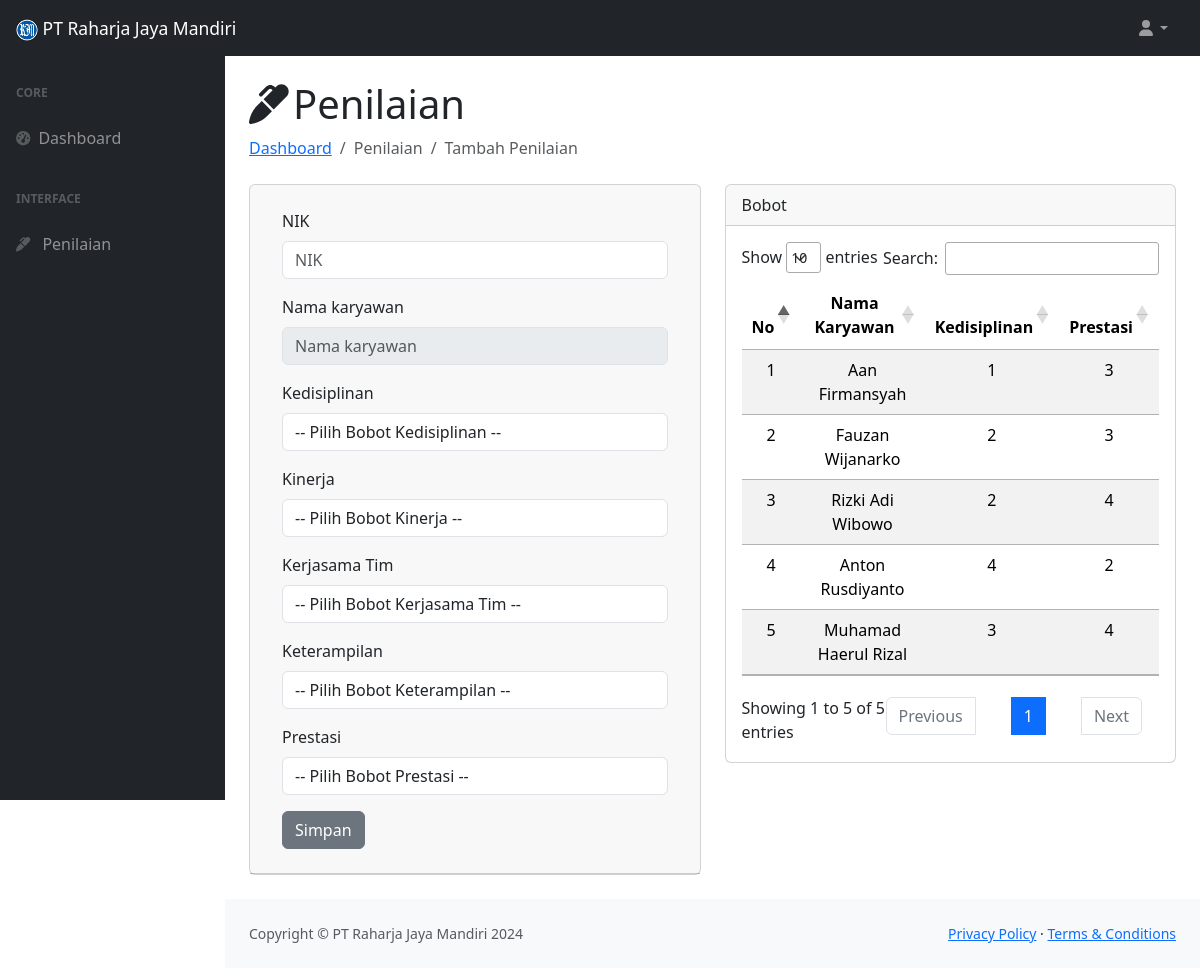
The app's page /spv/?halaman=nilai_aksi&aksi=tambah with its own data.
### tables this page shows
CREATE TABLE `tb_kriteria` (
  `id_kriteria` int(11) NOT NULL,
  `nama_kriteria` varchar(50) NOT NULL,
  `bobot_kriteria` double NOT NULL,
  `kategori` varchar(11) NOT NULL
);

CREATE TABLE `tb_karyawan` (
  `id_karyawan` int(11) NOT NULL,
  `nik` varchar(16) NOT NULL,
  `nama_karyawan` varchar(50) NOT NULL,
  `department` varchar(25) NOT NULL,
  `kedisiplinan` int(11) NOT NULL,
  `prestasi` int(11) NOT NULL,
  `nilai_akhir` double NOT NULL,
  `rangking` int(11) NOT NULL
);

### spv/nilai-aksi.php (the view, shortened to what this page needs)
<?php
if (isset($_GET['aksi'])) {
    include "../src/config.php";
    $aksi = $_GET['aksi'];
    if ($aksi == 'tambah') {
        ?>
        <h1 class="mt-4"><i class="fa-solid fa-marker me-1"></i>Penilaian</h1>
        <ol class="breadcrumb mb-4">
            <li class="breadcrumb-item"><a href="./?halaman=dashboard">Dashboard</a></li>
            <li class="breadcrumb-item active">Penilaian</li>
            <li class="breadcrumb-item active">Tambah Penilaian</li>
        </ol>
        <div class="row">
            <div class="col">
                <div class="card mb-4">
                    <div class="card-header">
                        <form action="nilai-proses.php?proses=simpan" method="post" enctype="multipart/form-data">
                            <div class="card-body">
                                <div class="mb-3">
                                    <label for="search_term" class="form-label">NIK</label>
                                    <input type="number" name="nik" id="search_term" class="form-control" placeholder="NIK"
                                        autocomplete="off">
                                </div>
                                <div class="mb-3">
                                    <label for="namanama" class="form-label">Nama karyawan</label>
                                    <input type="text" name="nama_karyawan" id="namanama" class="form-control"
                                        placeholder="Nama karyawan" autocomplete="off" readonly>
                                </div>
                                <?php
                                $query1 = mysqli_query($conn, "SELECT * FROM tb_kriteria ORDER BY id_kriteria");
                                while ($result1 = mysqli_fetch_array($query1)) {
                                    $id_kriteria = $result1['id_kriteria'];
                                    $nama_kriteria = $result1['nama_kriteria'];
                                    ?>
                                    <div class="mb-3">
                                        <label for="<?= $id_kriteria ?>" class="form-label"><?= $nama_kriteria ?></label>
                                        <select name="<?= $id_kriteria ?>" class="form-control">
                                            <option selected disabled>-- Pilih Bobot <?= $result1['nama_kriteria'] ?> --</option>
                                        </select>
                                    </div>
                                <?php } ?>
                                <div class="col-2 text-right">
                                    <input type="submit" name="simpan" value="Simpan" class="btn btn-secondary">
                                </div>
                            </div>
                        </form>
                    </div>
                </div>
            </div>
            <div class="col">
                <?php
                include "data.php";
                ?>
            </div>
            <?php
    }  else {
        }
    }
?>

### spv/data.php
<div class="card mb-4">
    <div class="card-header">
        Bobot
    </div>
    <div class="card-body">
        <table id="example" class="table table-striped">
            <thead>
                <tr>
                    <th class="text-center">No</th>
                    <th class="text-center">Nama Karyawan</th>
                    <th class="text-center">Kedisiplinan</th>
                    <th class="text-center">Prestasi</th>
                </tr>
            </thead>
            <tbody>
                <?php
                $no = 1;
                $query = "SELECT * FROM tb_karyawan LIMIT 5";
                $execute = mysqli_query($conn, $query);
                while ($result = mysqli_fetch_array($execute)) { ?>
                    <tr id="data">
                        <td class="text-center"><?= $no ?></td>
                        <td class="text-center"><?= htmlspecialchars($result['nama_karyawan']) ?></td>
                        <td class="text-center">
                            <?php
                            if ($result['kedisiplinan'] >= 7) {
                                echo "5";
                            } elseif ($result['kedisiplinan'] >= 5) {
                                echo "4";
                            } elseif ($result['kedisiplinan'] >= 4) {
                                echo "3";
                            } elseif ($result['kedisiplinan'] >= 1) {
                                echo "2";
                            } elseif ($result['kedisiplinan'] == 0) {
                                echo "1";
                            }
                            ?>
                        </td>
                        <td class="text-center">
                            <?php
                            if ($result['prestasi'] >= 6) {
                                echo "5";
                            } elseif ($result['prestasi'] >= 4) {
                                echo "4";
                            } elseif ($result['prestasi'] >= 2) {
                                echo "3";
                            } elseif ($result['prestasi'] == 1) {
                                echo "2";
                            } elseif ($result['prestasi'] == 0) {
                                echo "1";
                            }
                            ?>
                        </td>
                    </tr>
                    <?php
                    $no++;
                }
                ?>
            </tbody>
        </table>
    </div>
</div>

### records on screen
tb_kriteria: nama_kriteria "Kedisiplinan"
tb_kriteria: nama_kriteria "Kinerja"
tb_kriteria: nama_kriteria "Kerjasama Tim"
tb_kriteria: nama_kriteria "Keterampilan"
tb_kriteria: nama_kriteria "Prestasi"
tb_karyawan: nama_karyawan "Aan Firmansyah", kedisiplinan "1", prestasi "3"
tb_karyawan: nama_karyawan "Fauzan Wijanarko", kedisiplinan "2", prestasi "3"
tb_karyawan: nama_karyawan "Rizki Adi Wibowo", kedisiplinan "2", prestasi "4"
tb_karyawan: nama_karyawan "Anton Rusdiyanto", kedisiplinan "4", prestasi "2"
tb_karyawan: nama_karyawan "Muhamad Haerul Rizal", kedisiplinan "3", prestasi "4"
